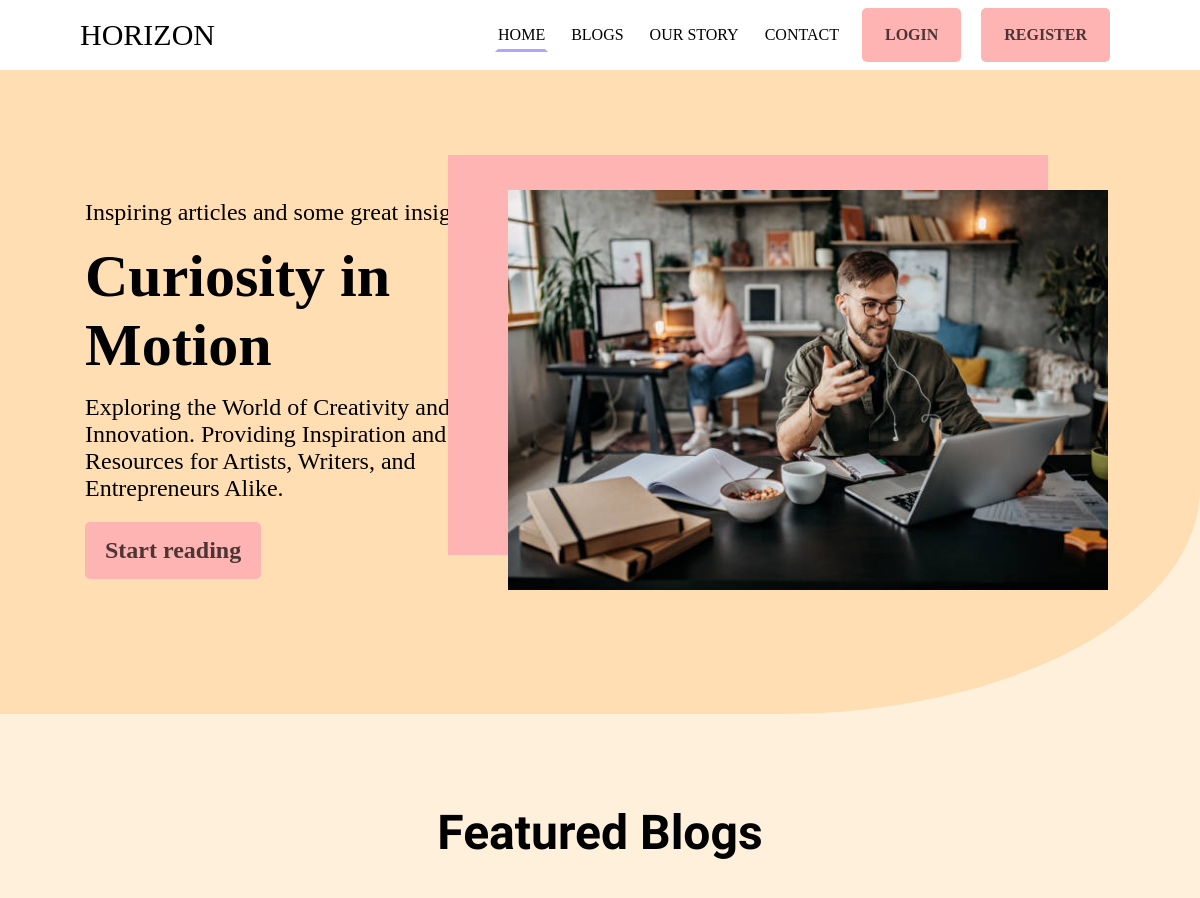
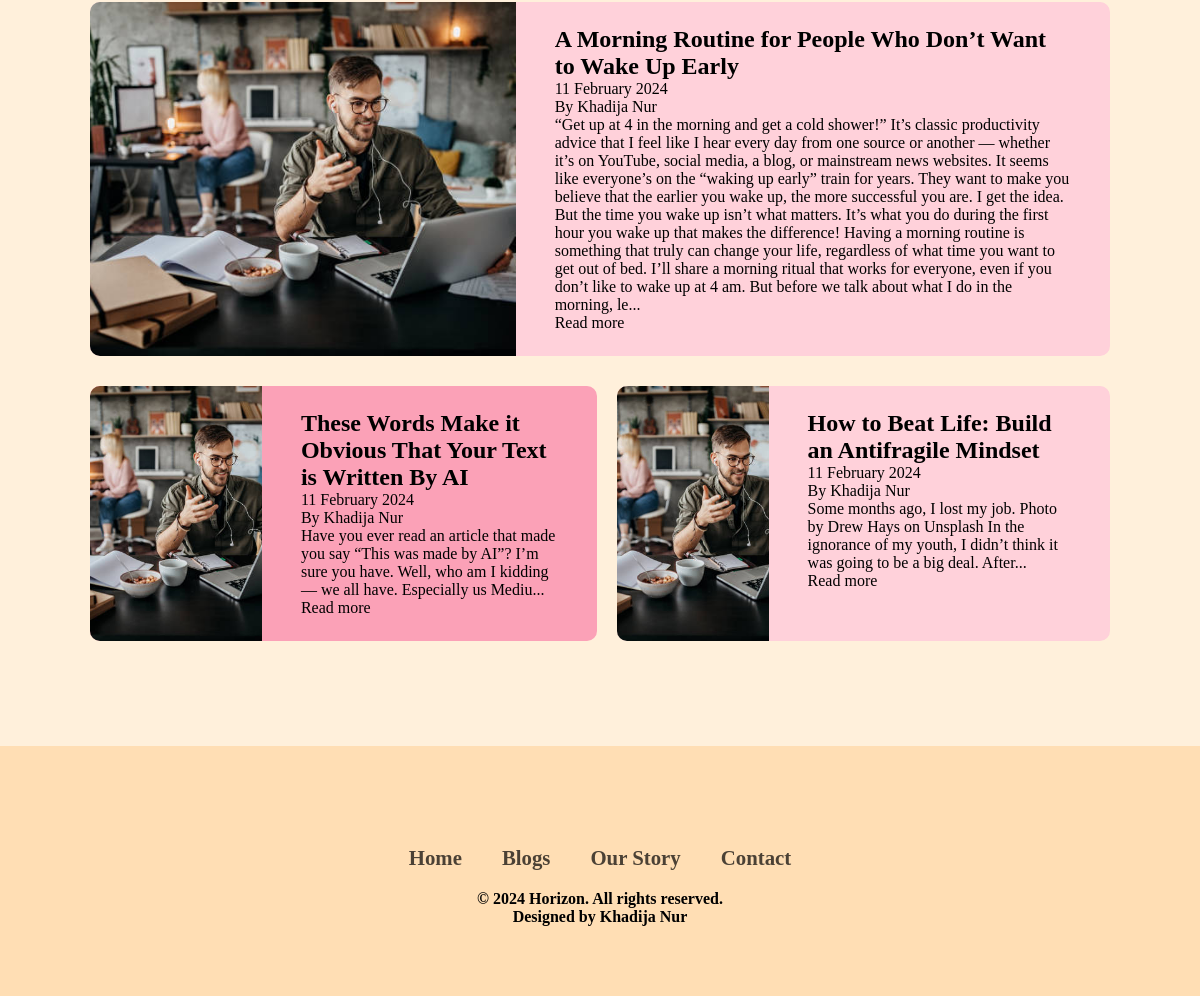
The page / on the database its author committed (2 pictures, top to bottom).
### HorizonBlog/models.py (models this page shows, shortened)
class Post(db.Model):
    author=db.relationship(User)
    id= db.Column(db.Integer, primary_key=True)
    user_id= db.Column(db.Integer, db.ForeignKey('users.id'), nullable=False)
    date= db.Column(db.DateTime, nullable=False, default=datetime.utcnow)
    title= db.Column(db.String(128))
    text= db.Column(db.Text, nullable=False)

class User(db.Model, UserMixin):
    __tablename__='users'
    id= db.Column(db.Integer, primary_key=True)
    profile_image= db.Column(db.String(64), nullable=False, default='profile.png')
    name=db.Column(db.String(64))
    email=db.Column(db.String(64),unique=True, index=True)
    username=db.Column(db.String(64),unique=True, index=True)
    password_hash= db.Column(db.String(128))
    posts= db.relationship('Post', backref='Author', lazy=True)

### HorizonBlog/Core/views.py (the view)
@core.route('/')
def index():
    author = User.query.get_or_404(7)
    first_post = Post.query.filter_by(author=author).first()
    second_post = Post.query.filter_by(author=author).offset(1).first()
    third_post = Post.query.filter_by(author=author).offset(2).first()
    total_items = 30
    items_per_page = 5
    total_pages = (total_items + items_per_page - 1) // items_per_page
    return render_template('index.html',total_pages=total_pages,first_post=first_post,second_post=second_post,third_post=third_post , author=author)

### HorizonBlog/__init__.py (called while the page is built)
def truncate_text(text, length=130):
    if len(text) > length:
        return text[:length] + "..."
    else:
        return text

### HorizonBlog/templates/index.html (shortened to what this page needs)
{% extends 'base.html' %}
{% block content %}
<div class="index-page">
   <div class="index-header">
    <div class="index-header-text">
        <p>Inspiring articles and some great insights</p>
        <h2>Curiosity in Motion</h2>
        <p>Exploring the World of Creativity and Innovation. Providing Inspiration and Resources for Artists, Writers, and Entrepreneurs Alike.</p>
        <a class="button" href="{{url_for('core.info')}}">Start reading</a>
    </div>
    <div class="index-header-img">
        <img src="{{url_for('static',filename='images/reader.jpeg')}}" alt="">
    </div>
   </div>
   <div class="featured-blogs">
    <h3>Featured Blogs</h3>
    <div class="featured-blogs-container">
        <div class="main-blog">
            <div class="main-blog-img">
                <img src="{{url_for('static',filename='images/reader.jpeg')}}" alt="">
            </div>
            <div class="main-blog-text">
                <h2>{{first_post.title}}</h2>
                <p>{{first_post.date.strftime('%d %B  %Y')}}</p>
                <span>By {{first_post.author.name }}</span>
                <p>{{first_post.text | truncate_text(800)}}</p>
                <a href="{{url_for('posts.post', post_id=first_post.id)}}">Read more </a>
            </div>
        </div>
        <div class="secondary-blogs">
            <div class="secondary-blogs-container">
                <div class="secondary-blogs-img">
                    <img src="{{url_for('static',filename='images/reader.jpeg')}}" alt="">
                </div>
                <div class="secondary-blogs-text">
                    <h2>{{second_post.title}}</h2>
                    <p>{{second_post.date.strftime('%d %B  %Y')}}</p>
                    <span>By {{second_post.author.name }}</span>
                    <p>{{second_post.text | truncate_text(150)}}</p>
                    <a href="{{url_for('posts.post', post_id=second_post.id)}}">Read more </a>
                </div>
            </div>
            <div class="secondary-blogs-container">
                <div class="secondary-blogs-img">
                    <img src="{{url_for('static',filename='images/reader.jpeg')}}" alt="">
                </div>
                <div class="secondary-blogs-text">
                    <h2>{{third_post.title}}</h2>
                    <p>{{third_post.date.strftime('%d %B  %Y')}}</p>
                    <span>By {{third_post.author.name }}</span>
                    <p>{{third_post.text | truncate_text(150)}}</p>
                    <a href="{{url_for('posts.post', post_id=third_post.id)}}">Read more </a>
                </div>
            </div>
        </div>
    </div>
   </div>
</div>
{% endblock %}

### HorizonBlog/static/css/style.css (style rules this page uses)
* { margin: 0; padding: 0; list-style: none; text-decoration: none; font-family: "Google Sans Regular "; box-sizing: border-box; }
a { color: #000; }
.index-page { background-color: #ffdfb47a; }
.index-header { background-color: #FFDEB4; width: 100%; display: flex; align-items: center; padding: 90px 80px; border-radius: 0 0 35% 0%; }
.index-header-text, .index-header-img { padding: 30px 5px; }
.index-header-text { width: 40%; }
.index-header-text h2 { font-size: 60px; padding: 8px 0; }
.index-header-text p { font-size: 24px; padding: 6px 0 8px; }
.index-header-img { width: 60%; text-align: center; }
.index-header-img img { max-width: 100%; box-shadow: -60px -35px 0px #FFB4B4 ; height: 400px; }
.button { display: inline-block; padding: 15px 20px; font-weight: bold; text-align: center; cursor: pointer; color: #000000b4; background-color: #FFB4B4 ; border-radius: 5px; transition: background-color 0.3s, color 0.3s; }
.index-header-text .button { font-size: 24px; margin: 12px 0; }
.featured-blogs { padding: 90px 80px; background-color: ##ffdfb47a; }
.secondary-blogs { display: flex; }
.featured-blogs h3 { font-size: 48px; font-family: 'Shadows Into Light', cursive; text-align: center; padding-bottom: 24px; }
.main-blog, .secondary-blogs-container { border-radius: 10px; background-color: #FFD1DA; overflow: hidden; display: grid; grid-template-columns: auto auto auto; gap: 15px; margin: 15px 10px ; }
.secondary-blogs-container:first-of-type { background-color: #FBA1B7; }
.main-blog-img, .secondary-blogs-img { grid-column-start: 1; grid-column-end: 2; }
.main-blog-img img, .secondary-blogs-img img { width: 100%; height: 100%; object-fit: cover; object-position: top; }
.main-blog-text, .secondary-blogs-text { padding: 24px; }

### rows shown on the page
Post: title "A Morning Routine for People Who Don’t Want to Wake Up Early", date "11 February 2024", text "“Get up at 4 in the morning and get a cold shower!” It’s classic productivity advice that I feel like I hear every day from one source or another — whether it’s on YouTube, social media, a blog, or mainstream news websites. It seems like everyone’s on the “waking up early” train for years. They want to make you believe that the earlier you wake up, the more successful you are. I get the idea. But the time you wake up isn’t what matters. It’s what you do during the first hour you wake up that makes the difference! Having a morning routine is something that truly can change your life, regardless of what time you want to get out of bed. I’ll share a morning ritual that works for everyone, even…"
User: author.name "Khadija Nur"
Post: title "These Words Make it Obvious That Your Text is Written By AI", date "11 February 2024", text "Have you ever read an article that made you say “This was made by AI”? I’m sure you have. Well, who am I kidding — we all have. Especially us Mediu..."
Post: title "How to Beat Life: Build an Antifragile Mindset", date "11 February 2024", text "Some months ago, I lost my job. Photo by Drew Hays on Unsplash In the ignorance of my youth, I didn’t think it was going to be a big deal. After..."
